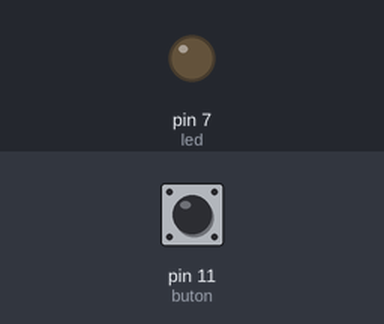
Simulated run of this sketch. Board: Arduino Uno, built with avr-gcc and run on an emulated ATmega328P. On the bench: output pins drawn as LEDs (lit = HIGH). The test bench sets the inputs (shaded band); at power-on: pin 11 (buton) LOW.

Above: at 1.2 s.
1.3 s: pin 11 (buton) pulled HIGH for 0.15 s
At 2.0 s:
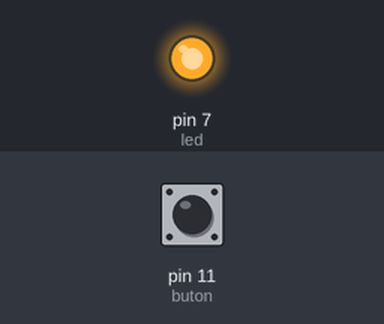
Timing chart, 0 to 4.3 s (numbered marks = the images above; inputs shaded):
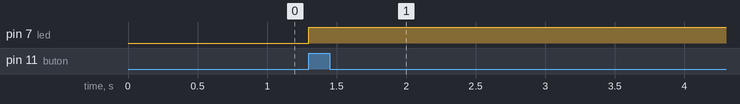

The sketch:

P13.ino
```cpp
//P13--11 nolu pindeki buton ile 7 nolu pindeki ledi yakan
int buton=11;        //butonu 11 nolu pine tanımladık
int led=7;        //ledi 7 nolu pine tanımladık

void setup(){
  pinMode(buton, INPUT);      // 11 nolu pin giriş oldu
  pinMode(led, OUTPUT);       // 7 nolu pin çıkış oldu
}

void loop(){ //sonsuz döngü
  if (digitalRead(buton) == HIGH){      //okunan buton 1 ise
      digitalWrite(led, HIGH);        // ledi yak
      delay(200);                     // 0.5 saniye bekle
  }
}
```

Measured:
- after the input at 1.3 s, pin 7 (led): LOW → HIGH at once
